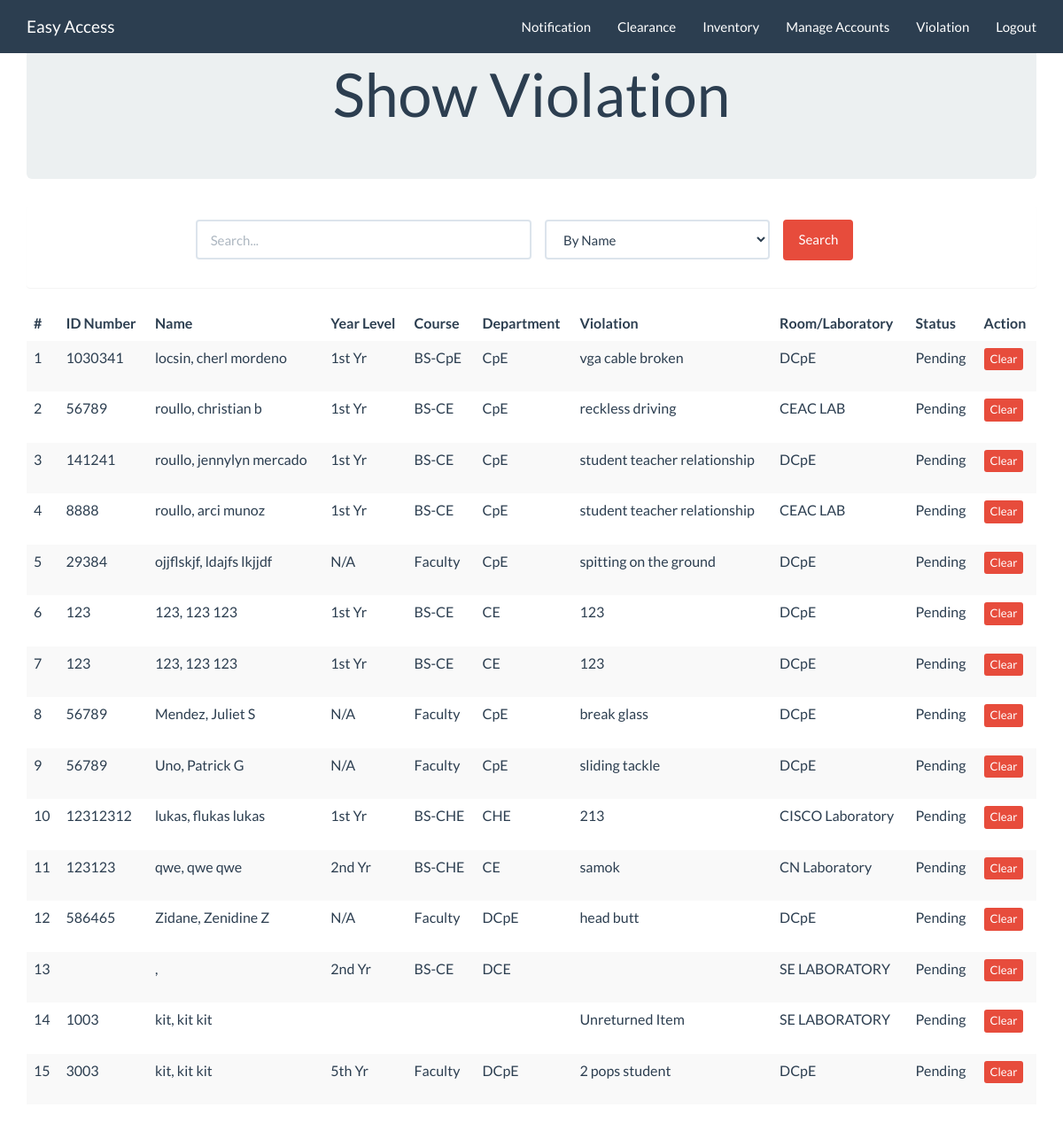
Before: /index.php/c_clear/clearance with the older database file.
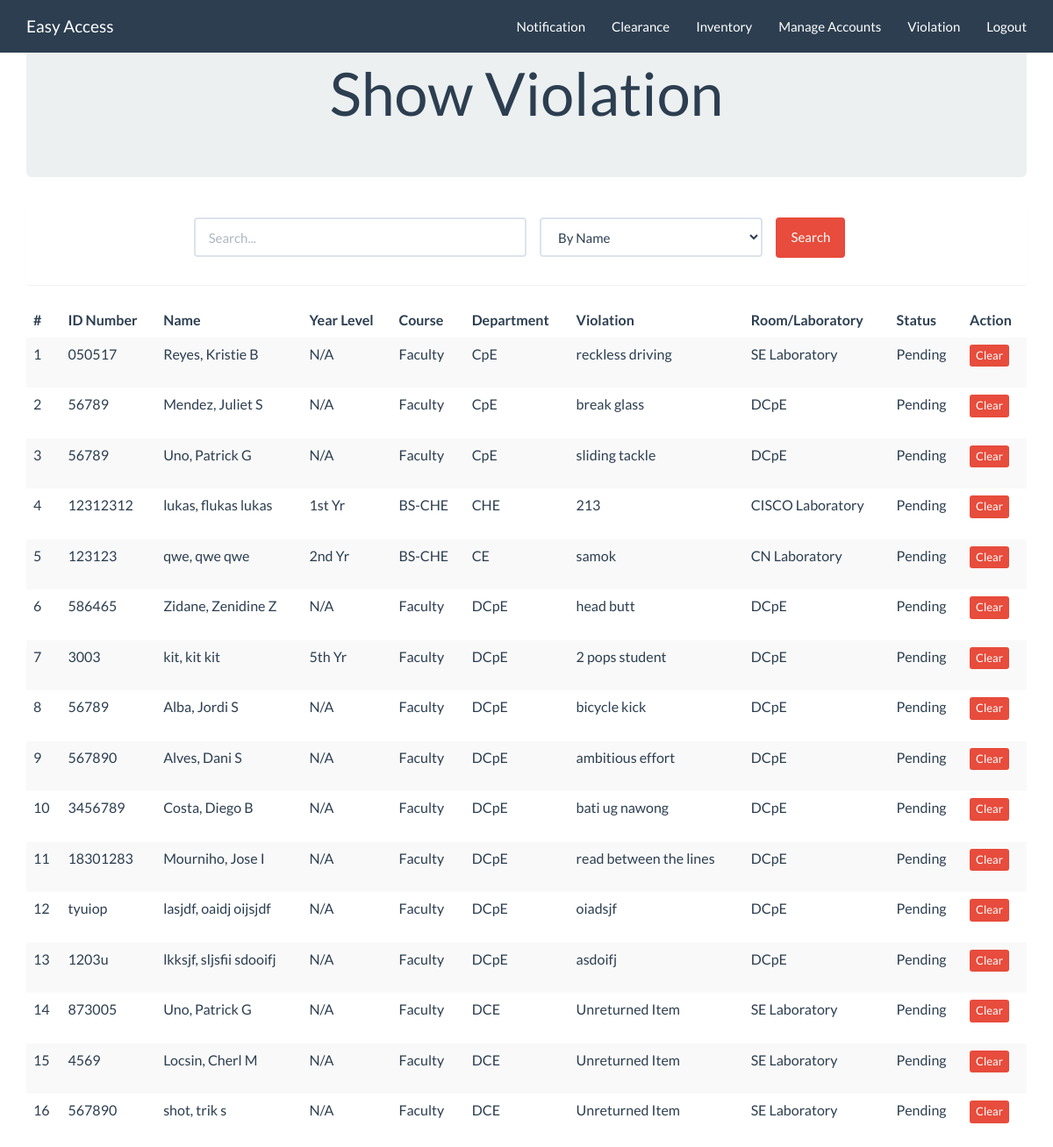
After: the same page with the newer database file.
### tables this page shows
CREATE TABLE `student` (
  `id` int(11) NOT NULL,
  `u_id` varchar(45) NOT NULL,
  `lastname` varchar(45) NOT NULL,
  `name` varchar(45) NOT NULL,
  `middlename` varchar(45) NOT NULL,
  `year` varchar(11) NOT NULL,
  `course` varchar(45) NOT NULL,
  `department` varchar(45) NOT NULL,
  `violation` varchar(45) NOT NULL,
  `laboratory` varchar(45) NOT NULL,
  `status` varchar(45) NOT NULL
);

### application/controllers/c_clear.php (called while the page is built, shortened)
<?php
class c_clear extends CI_Controller {
	public function __construct()
	 {
				$this->load->view('admin/head');
				$this->load->view('templates/header');
		}
	public function clearance()
	{
		$data['x'] = $this->clearancedb->showvio("Pending");
		$this->load->view('clearance/v_clear',$data);
	}
}
?>

### index.php (called while the page is built, shortened)
<?php
require_once BASEPATH.'core/CodeIgniter.php';

### application/models/clearancedb.php (called while the page is built, shortened)
<?php
class clearancedb extends CI_Model {
        public function showvio($status)
        {
          if($status=="")
              $query = $this->db->get('student');
          else
              $query = $this->db->get_where('student', array('status' => $status));
          $data = $query->result_array();
          return $data;
        }
}
?>

### application/views/clearance/v_clear.php (the view, shortened to what this page needs)
<div class="container">
<div class="starter-template">
  <div class="jumbotron">
        <center><h1>Show Violation</h1>  </center>
    </div>
    <div class="panel">
        <div class="panel-body">
        <?php
        $attributes = array("class" => "form-horizontal", "role" => "form", "id" => "searchform", "name" => "searchform");
        echo form_open("", $attributes);?>
            <div class="form-group">
                <div class="col-md-4 col-sm-offset-2" style="padding:0;">
                    <input class="form-control" id="name_search" name="name_search" placeholder="Search..." type="text" value="<?php echo set_value('name_search'); ?>" />
                </div>
                <div class="col-xs-3">
                          <?php
                            if ($this->session->userdata('type')=="head") {
                                  $data = array(
                                      'name'  => 'By Name',
                                      'u_id' => 'By ID number',
                                      'year'  => 'by Year Level',
                                      'course' => 'by Course',
                                  );
                            }
                            else
                            {
                                  $data = array(
                                      'name'  => 'By Name',
                                      'u_id' => 'By ID number',
                                      'year'  => 'by Year Level',
                                      'course' => 'by Course',
                                      'department'  => 'by Department',
                                );
                            }
                            echo form_dropdown('searchBy',$data,set_value('searchBy'),'class="form-control"');
                          ?>
                </div>
                <div class="col-xs-2" style="padding:0;">
                  <input id="btn_search" name="btn_search" type="submit" class="btn btn-danger" value="Search"/>
                </div>
            </div>
        <?php echo form_close(); ?>
        </div>
  </div>
        <?php if (!$x): ?>
              <h2 style="margin-top:50px;text-align:center">No Violations Found</h2>
        <?php else: ?>
          <div class="table-responsive">
            <table class="table table-striped">
              <thead>
                <tr>
                  <th>#</th>
                  <th>ID Number</th>
                  <th>Name</th>
                  <th>Year Level</th>
                  <th>Course</th>
                  <th>Department</th>
                  <th>Violation</th>
                  <th>Room/Laboratory</th>
                  <th>Status</th>
                  <th>Action</th>
                </tr>
              </thead>
              <tbody>
              <?php
              $c=1;
              foreach ($x as $row) {
              echo "<tr>
                  <td>".$c."</td>
                  <td>".$row['u_id']."</td>
                  <td>".$row['lastname'].","." ".$row['name']." ".$row['middlename']."</td>
                  <td>".$row['year']."</td>
                  <td>".$row['course']."</td>
                  <td>".$row['department']."</td>
                  <td>".$row['violation']."</td>
                  <td>".$row['laboratory']."</td>
                  <td>".$row['status']."</td>
                  <td><form class='violations' action='' method='post'><input type='hidden' name='id' value='".$row['id']."'><input type='submit' name='clear' class='btn btn-danger btn-xs' value='Clear'></form></td>
                </tr>";
                $c++;
                }?>
              </tbody>
            </table>
          </div>
      <?php endif;  ?>
   </div>
</div>

Changed rows visible on the page:
no longer on this page (row edited): student: u "1030341", lastname "locsin", name "cherl", middlename "mordeno", year "1st Yr", course "BS-CpE", department "CpE", violation "vga cable broken", laboratory "DCpE", status "Pending"
no longer on this page (row edited): student: u "56789", lastname "roullo", name "christian", middlename "b", year "1st Yr", course "BS-CE", department "CpE", violation "reckless driving", laboratory "CEAC LAB", status "Pending"
no longer on this page (row edited): student: u "141241", lastname "roullo", name "jennylyn", middlename "mercado", year "1st Yr", course "BS-CE", department "CpE", violation "student teacher relationship", laboratory "DCpE", status "Pending"
no longer on this page (row edited): student: u "8888", lastname "roullo", name "arci", middlename "munoz", year "1st Yr", course "BS-CE", department "CpE", violation "student teacher relationship", laboratory "CEAC LAB", status "Pending"
no longer on this page (row edited): student: u "29384", lastname "ojjflskjf", name "ldajfs", middlename "lkjjdf", year "N/A", course "Faculty", department "CpE", violation "spitting on the ground", laboratory "DCpE", status "Pending"
no longer on this page (row edited): student: u "123", lastname "123", name "123", middlename "123", year "1st Yr", course "BS-CE", department "CE", violation "123", laboratory "DCpE", status "Pending"
no longer on this page (row edited): student: u "123", lastname "123", name "123", middlename "123", year "1st Yr", course "BS-CE", department "CE", violation "123", laboratory "DCpE", status "Pending"
no longer on this page (row edited): student: year "2nd Yr", course "BS-CE", department "DCE", laboratory "SE LABORATORY", status "Pending"
no longer on this page (row edited): student: u "1003", lastname "kit", name "kit", middlename "kit", violation "Unreturned Item", laboratory "SE LABORATORY", status "Pending"
now on this page (row edited): student: u "050517", lastname "Reyes", name "Kristie", middlename "B", year "N/A", course "Faculty", department "CpE", violation "reckless driving", laboratory "SE Laboratory", status "Pending"
added student: u "56789", lastname "Alba", name "Jordi", middlename "S", year "N/A", course "Faculty", department "DCpE", violation "bicycle kick", laboratory "DCpE", status "Pending"
added student: u "567890", lastname "Alves", name "Dani", middlename "S", year "N/A", course "Faculty", department "DCpE", violation "ambitious effort", laboratory "DCpE", status "Pending"
added student: u "3456789", lastname "Costa", name "Diego", middlename "B", year "N/A", course "Faculty", department "DCpE", violation "bati ug nawong", laboratory "DCpE", status "Pending"
added student: u "18301283", lastname "Mourniho", name "Jose", middlename "I", year "N/A", course "Faculty", department "DCpE", violation "read between the lines", laboratory "DCpE", status "Pending"
added student: u "tyuiop", lastname "lasjdf", name "oaidj", middlename "oijsjdf", year "N/A", course "Faculty", department "DCpE", violation "oiadsjf", laboratory "DCpE", status "Pending"
added student: u "1203u", lastname "lkksjf", name "sljsfii", middlename "sdooifj", year "N/A", course "Faculty", department "DCpE", violation "asdoifj", laboratory "DCpE", status "Pending"
added student: u "873005", lastname "Uno", name "Patrick", middlename "G", year "N/A", course "Faculty", department "DCE", violation "Unreturned Item", laboratory "SE Laboratory", status "Pending"
added student: u "4569", lastname "Locsin", name "Cherl", middlename "M", year "N/A", course "Faculty", department "DCE", violation "Unreturned Item", laboratory "SE Laboratory", status "Pending"
added student: u "567890", lastname "shot", name "trik", middlename "s", year "N/A", course "Faculty", department "DCE", violation "Unreturned Item", laboratory "SE Laboratory", status "Pending"
